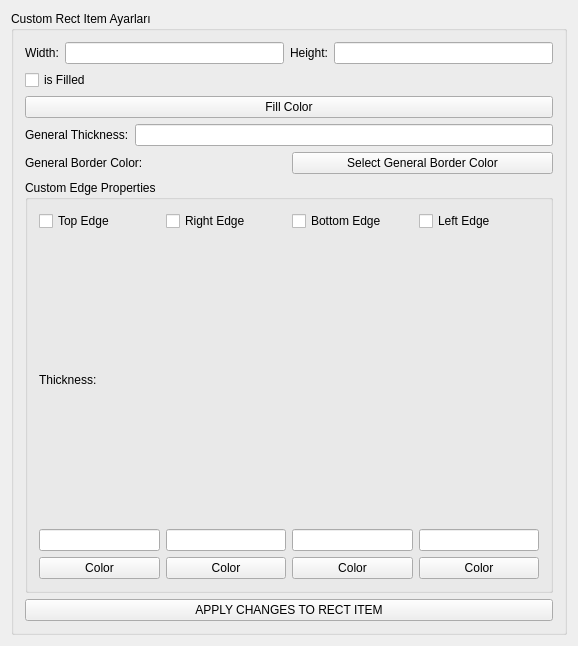
<?xml version="1.0" encoding="UTF-8"?>
<ui version="4.0">
 <class>CustomRectSceneItemEdit</class>
 <widget class="QWidget" name="CustomRectSceneItemEdit">
  <property name="geometry">
   <rect>
    <x>0</x>
    <y>0</y>
    <width>578</width>
    <height>646</height>
   </rect>
  </property>
  <property name="windowTitle">
   <string>CustomRectSceneItemEdit</string>
  </property>
  <layout class="QVBoxLayout" name="verticalLayout">
   <item>
    <widget class="QGroupBox" name="groupBox">
     <property name="title">
      <string>Custom Rect Item Ayarları</string>
     </property>
     <layout class="QVBoxLayout" name="verticalLayout_2">
      <item>
       <layout class="QGridLayout" name="gridLayout">
        <item row="0" column="0">
         <widget class="QLabel" name="label">
          <property name="text">
           <string>Width:</string>
          </property>
         </widget>
        </item>
        <item row="0" column="1">
         <widget class="QLineEdit" name="lineEditRectWidth"/>
        </item>
        <item row="0" column="2">
         <widget class="QLabel" name="label_2">
          <property name="text">
           <string>Height:</string>
          </property>
         </widget>
        </item>
        <item row="0" column="3">
         <widget class="QLineEdit" name="lineEditRectHeigth"/>
        </item>
       </layout>
      </item>
      <item>
       <widget class="QCheckBox" name="checkBoxIsFilled">
        <property name="text">
         <string>is Filled</string>
        </property>
       </widget>
      </item>
      <item>
       <widget class="QPushButton" name="pushButtonFillColor">
        <property name="text">
         <string>Fill Color</string>
        </property>
       </widget>
      </item>
      <item>
       <layout class="QHBoxLayout" name="horizontalLayout">
        <item>
         <widget class="QLabel" name="label_3">
          <property name="text">
           <string>General Thickness:</string>
          </property>
         </widget>
        </item>
        <item>
         <widget class="QLineEdit" name="lineEditGeneralThickness"/>
        </item>
       </layout>
      </item>
      <item>
       <layout class="QHBoxLayout" name="horizontalLayout_2">
        <item>
         <widget class="QLabel" name="label_4">
          <property name="text">
           <string>General Border Color:</string>
          </property>
         </widget>
        </item>
        <item>
         <widget class="QPushButton" name="pushButtonGeneralBorderColor">
          <property name="text">
           <string>Select General Border Color</string>
          </property>
         </widget>
        </item>
       </layout>
      </item>
      <item>
       <widget class="QGroupBox" name="groupBox_2">
        <property name="title">
         <string>Custom Edge Properties</string>
        </property>
        <layout class="QVBoxLayout" name="verticalLayout_3">
         <item>
          <layout class="QGridLayout" name="gridLayout_2">
           <item row="0" column="0">
            <widget class="QCheckBox" name="checkBoxCustomTopEdge">
             <property name="text">
              <string>Top Edge</string>
             </property>
            </widget>
           </item>
           <item row="0" column="3">
            <widget class="QCheckBox" name="checkBoxCustomLeftEdge">
             <property name="text">
              <string>Left Edge</string>
             </property>
            </widget>
           </item>
           <item row="0" column="1">
            <widget class="QCheckBox" name="checkBoxCustomRightEdge">
             <property name="text">
              <string>Right Edge</string>
             </property>
            </widget>
           </item>
           <item row="1" column="0">
            <widget class="QLabel" name="label_5">
             <property name="text">
              <string>Thickness:</string>
             </property>
            </widget>
           </item>
           <item row="0" column="2">
            <widget class="QCheckBox" name="checkBoxCustomButtomEdge">
             <property name="text">
              <string>Bottom Edge</string>
             </property>
            </widget>
           </item>
           <item row="2" column="0">
            <widget class="QLineEdit" name="lineEditTopEdgeThickness"/>
           </item>
           <item row="3" column="0">
            <widget class="QPushButton" name="pushButtonTopEdgeColor">
             <property name="text">
              <string>Color</string>
             </property>
            </widget>
           </item>
           <item row="2" column="1">
            <widget class="QLineEdit" name="lineEditRightEdgeThickness"/>
           </item>
           <item row="2" column="2">
            <widget class="QLineEdit" name="lineEditBottomEdgeThickness"/>
           </item>
           <item row="2" column="3">
            <widget class="QLineEdit" name="lineEditLeftEdgeThickness"/>
           </item>
           <item row="3" column="1">
            <widget class="QPushButton" name="pushButtonRightEdgeColor">
             <property name="text">
              <string>Color</string>
             </property>
            </widget>
           </item>
           <item row="3" column="2">
            <widget class="QPushButton" name="pushButtonBottomEdgeColor">
             <property name="text">
              <string>Color</string>
             </property>
            </widget>
           </item>
           <item row="3" column="3">
            <widget class="QPushButton" name="pushButtonLeftEdgeColor">
             <property name="text">
              <string>Color</string>
             </property>
            </widget>
           </item>
          </layout>
         </item>
        </layout>
       </widget>
      </item>
      <item>
       <widget class="QPushButton" name="pushButtonApplyChanges">
        <property name="text">
         <string>APPLY CHANGES TO RECT ITEM</string>
        </property>
       </widget>
      </item>
     </layout>
    </widget>
   </item>
  </layout>
 </widget>
 <layoutdefault spacing="6" margin="11"/>
 <resources/>
 <connections/>
</ui>
